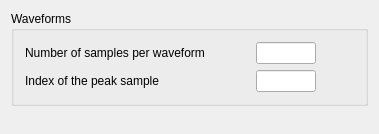
<?xml version="1.0" encoding="UTF-8"?>
<ui version="4.0" stdsetdef="1">
  <author></author>
  <comment></comment>
  <exportmacro></exportmacro>
  <class>ClusterPropertiesLayout</class>
  <widget class="QWidget" name="ClusterPropertiesLayout">
    <property name="geometry">
      <rect>
        <x>0</x>
        <y>0</y>
        <width>379</width>
        <height>134</height>
      </rect>
    </property>
    <property name="windowTitle">
      <string>Cluster Properties</string>
    </property>
    <layout class="QGridLayout">
      <item row="1" column="0">
        <spacer name="spacer1">
          <property name="sizeHint">
            <size>
              <width>21</width>
              <height>16</height>
            </size>
          </property>
          <property name="sizeType">
            <enum>QSizePolicy::Expanding</enum>
          </property>
          <property name="orientation">
            <enum>Qt::Vertical</enum>
          </property>
        </spacer>
      </item>
      <item row="0" column="0">
        <widget class="QGroupBox" name="groupBox">
          <property name="sizePolicy">
            <sizepolicy>
              <hsizetype>5</hsizetype>
              <vsizetype>5</vsizetype>
              <horstretch>0</horstretch>
              <verstretch>0</verstretch>
            </sizepolicy>
          </property>
          <property name="minimumSize">
            <size>
              <width>350</width>
              <height>85</height>
            </size>
          </property>
          <property name="title">
            <string>Waveforms</string>
          </property>
          <layout class="QGridLayout">
            <item row="0" column="0">
              <layout class="QGridLayout">
                <item row="0" column="2">
                  <widget class="QLineEdit" name="nbSamplesLineEdit">
                    <property name="sizePolicy">
                      <sizepolicy>
                        <hsizetype>0</hsizetype>
                        <vsizetype>0</vsizetype>
                        <horstretch>0</horstretch>
                        <verstretch>0</verstretch>
                      </sizepolicy>
                    </property>
                    <property name="minimumSize">
                      <size>
                        <width>60</width>
                        <height>0</height>
                      </size>
                    </property>
                    <property name="maximumSize">
                      <size>
                        <width>60</width>
                        <height>32767</height>
                      </size>
                    </property>
                  </widget>
                </item>
                <item row="0" column="0">
                  <widget class="QLabel" name="waveformLabel">
                    <property name="text">
                      <string>Number of samples per waveform</string>
                    </property>
                    <property name="wordWrap">
                      <bool>false</bool>
                    </property>
                  </widget>
                </item>
                <item row="1" column="0">
                  <widget class="QLabel" name="peakLabel">
                    <property name="text">
                      <string>Index of the peak sample</string>
                    </property>
                    <property name="wordWrap">
                      <bool>false</bool>
                    </property>
                  </widget>
                </item>
                <item row="0" column="1" rowspan="2" colspan="1">
                  <spacer name="spacer4_2">
                    <property name="sizeHint">
                      <size>
                        <width>45</width>
                        <height>20</height>
                      </size>
                    </property>
                    <property name="sizeType">
                      <enum>QSizePolicy::Fixed</enum>
                    </property>
                    <property name="orientation">
                      <enum>Qt::Horizontal</enum>
                    </property>
                  </spacer>
                </item>
                <item row="0" column="3">
                  <spacer name="spacer4">
                    <property name="sizeHint">
                      <size>
                        <width>16</width>
                        <height>20</height>
                      </size>
                    </property>
                    <property name="sizeType">
                      <enum>QSizePolicy::Expanding</enum>
                    </property>
                    <property name="orientation">
                      <enum>Qt::Horizontal</enum>
                    </property>
                  </spacer>
                </item>
                <item row="1" column="2">
                  <widget class="QLineEdit" name="peakIndexLineEdit">
                    <property name="sizePolicy">
                      <sizepolicy>
                        <hsizetype>0</hsizetype>
                        <vsizetype>0</vsizetype>
                        <horstretch>0</horstretch>
                        <verstretch>0</verstretch>
                      </sizepolicy>
                    </property>
                    <property name="minimumSize">
                      <size>
                        <width>60</width>
                        <height>0</height>
                      </size>
                    </property>
                    <property name="maximumSize">
                      <size>
                        <width>60</width>
                        <height>32767</height>
                      </size>
                    </property>
                  </widget>
                </item>
              </layout>
            </item>
          </layout>
        </widget>
      </item>
    </layout>
  </widget>
  <layoutdefault spacing="6" margin="11"/>
  <pixmapfunction>qPixmapFromMimeSource</pixmapfunction>
  <resources>
    <include location="clusterpropertieslayout.qrc"/>
  </resources>
</ui>
